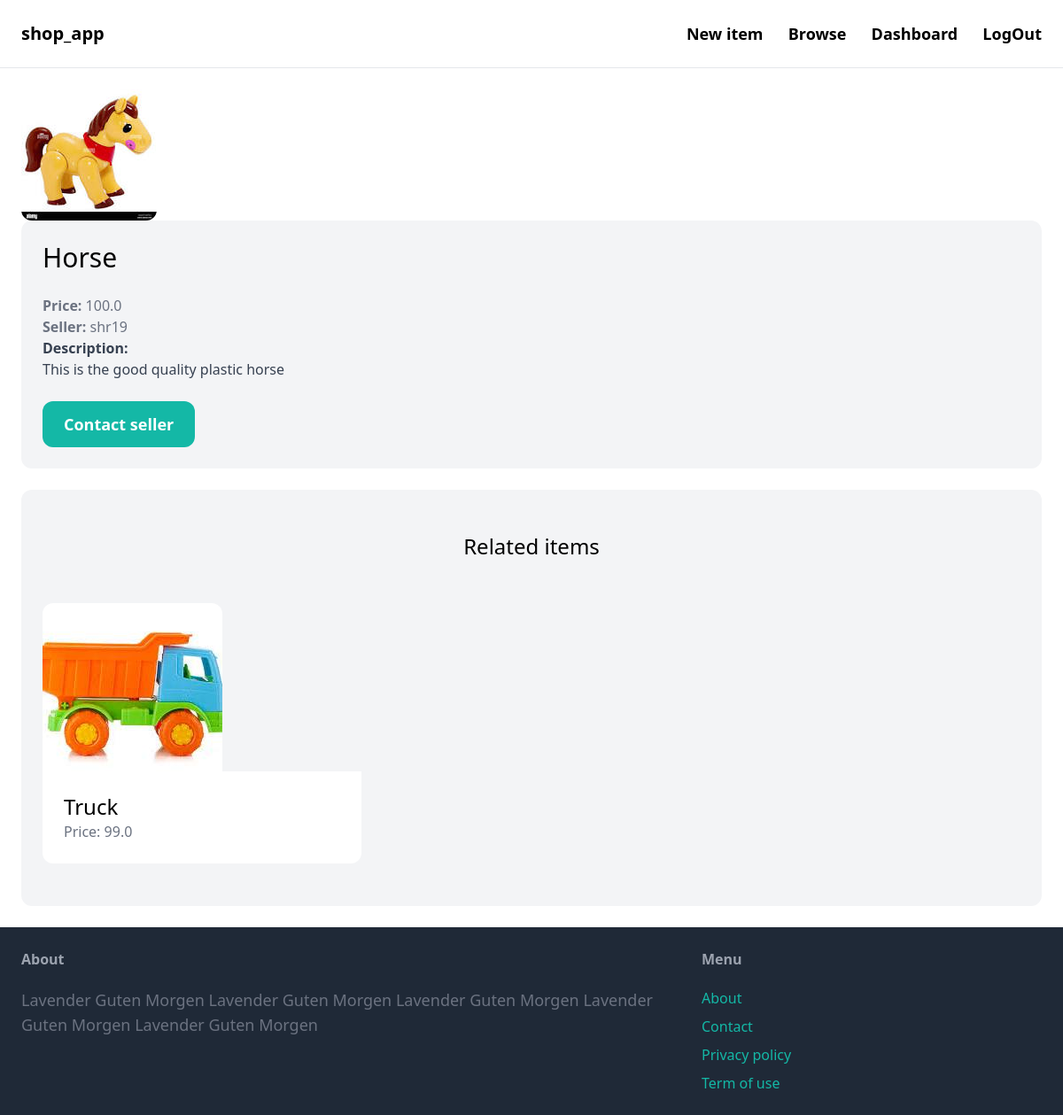
Screenshot of /items/1/ (signed in) with the database file from the repository.
### item/models.py (models this page shows, shortened)
class Item(models.Model):
    category = models.ForeignKey(Category, related_name='items', on_delete=models.CASCADE)
    name = models.CharField(max_length=255)
    description = models.TextField(blank=True, null=True)
    price = models.FloatField()
    image = models.ImageField(upload_to='item_images', blank=True, null=True)
    is_sold = models.BooleanField(default=False)
    created_by = models.ForeignKey(User, related_name='items', on_delete=models.CASCADE)
    created_at = models.DateTimeField(auto_now_add=True)

### item/views.py (the view)
# urls.py: path('<int:pk>/', views.detail, name='detail'),
def detail(request, pk):
    item = get_object_or_404(Item, pk=pk)
    related_items = Item.objects.filter(category=item.category, is_sold=False).exclude(pk=pk)[0:3]
    return render(request, 'item/detail.html', {
        'item': item,
        'related_items': related_items
    })

### item/templates/item/detail.html (shortened to what this page needs)
{% extends 'core/base.html' %}
{% block content %}
<div class="grid grid-cols-5 gap-6">
    <div class="col-span-3">
        <img src="{{ item.image.url }}" alt="" class="rounded-xl">
    </div>
</div>
<div class="col-span-2 p-6 bg-gray-100 rounded-xl">
    <h1 class="mb-6 text-3xl">{{ item.name }}</h1>
    <p class="text-gray-500"><strong>Price: </strong>{{ item.price }}</p>
    <p class="text-gray-500"><strong>Seller: </strong>{{ item.created_by.username }}</p>
    {% if item.description %}
    <p class="text-gray-700">
        <strong clsas="text-gray-500">Description:</strong><br>
        {{ item.description }}
    </p>
    {% endif %}
    <a href="#" class="inline-block mt-6 px-6 py-3 text-lg font-semibold bg-teal-500 text-white rounded-xl hover:bg-teal-700">Contact seller</a>
</div>
<div class="mt-6 px-6 py-12 bg-gray-100 rounded-xl">
    <h2 class="mb-12 text-2xl text-center">Related items</h2>
    <div class="grid grid-cols-3 gap-3">
        {% for item in related_items %}
            <div>
                <a href="{% url 'item:detail' item.id %}">
                    <div>
                        <img src="{{ item.image.url }}" class="rounded-t-xl">
                    </div>
                    <div class="p-6 bg-white rounded-b-xl">
                        <h2 class="text-2xl">
                            {{ item.name }}
                        </h2>
                        <p class="text-gray-500">Price: {{ item.price }}</p>
                    </div>
                </a>
            </div>
        {% endfor %}
    </div>
</div>
{% endblock %}

### rows the page displays
Item: image (picture), name "Horse", price "100.0", created_by.username "shr19", description "This is the good quality plastic horse"
Item: image (picture), name "Truck", price "99.0"
